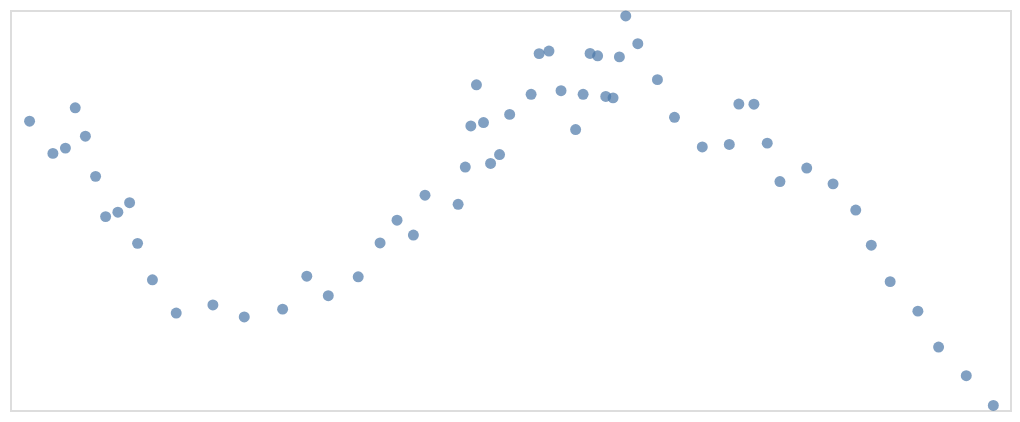

The cell this chart's notebook holds for it:
### Code cell
alt.Chart(get_plot_df(df_2, 10, "data") ).mark_point(filled=True).encode(
        x=alt.X("x", axis=None),
        y=alt.Y("y", axis=None).scale(domain=[0, 1])
    ).properties(
        width=500,
        height=200
    )

### Figure 1 — Vega-Lite specification as saved in the notebook (floating-point values rounded to 4 significant figures)
{"config": {"view": {"continuousWidth": 300, "continuousHeight": 300}}, "data": {"name": "data-398628b140a3e0ff676a85994136e600"}, "mark": {"type": "point", "filled": true}, "encoding": {"x": {"axis": null, "field": "x", "type": "quantitative"}, "y": {"axis": null, "field": "y", "scale": {"domain": [0, 1]}, "type": "quantitative"}}, "height": 200, "width": 500, "$schema": "https://vega.github.io/schema/vega-lite/v6.1.0.json", "datasets": {"data-398628b140a3e0ff676a85994136e600": [{"x": 2.348, "y": 0.722}, {"x": 5.148, "y": 0.6415}, {"x": 6.652, "y": 0.6547}, {"x": 7.827, "y": 0.7554}, {"x": 9.048, "y": 0.6846}, {"x": 10.27, "y": 0.5841}, {"x": 11.47, "y": 0.4835}, {"x": 12.94, "y": 0.4944}, {"x": 14.35, "y": 0.5183}, {"x": 15.31, "y": 0.4166}, {"x": 17.09, "y": 0.3256}, {"x": 19.95, "y": 0.2423}, {"x": 24.35, "y": 0.2626}, {"x": 28.11, "y": 0.2325}, {"x": 32.71, "y": 0.2521}, {"x": 35.62, "y": 0.3345}, {"x": 38.19, "y": 0.2858}, {"x": 41.79, "y": 0.3331}, {"x": 44.41, "y": 0.4175}, {"x": 46.44, "y": 0.4744}, {"x": 48.41, "y": 0.4374}, {"x": 49.8, "y": 0.5369}, {"x": 53.77, "y": 0.5141}, {"x": 54.63, "y": 0.6075}, {"x": 55.3, "y": 0.7102}, {"x": 55.97, "y": 0.8129}, {"x": 56.82, "y": 0.7185}, {"x": 57.67, "y": 0.6164}, {"x": 58.74, "y": 0.6385}, {"x": 59.96, "y": 0.7391}, {"x": 62.53, "y": 0.7893}, {"x": 63.49, "y": 0.891}, {"x": 64.68, "y": 0.8974}, {"x": 66.12, "y": 0.7983}, {"x": 67.87, "y": 0.7012}, {"x": 68.77, "y": 0.7892}, {"x": 69.61, "y": 0.8914}, {"x": 70.52, "y": 0.8855}, {"x": 71.49, "y": 0.7839}, {"x": 72.37, "y": 0.7803}, {"x": 73.13, "y": 0.8828}, {"x": 73.89, "y": 0.9852}, {"x": 75.34, "y": 0.9158}, {"x": 77.69, "y": 0.8259}, {"x": 79.74, "y": 0.7317}, {"x": 83.07, "y": 0.6576}, {"x": 86.32, "y": 0.6639}, {"x": 87.46, "y": 0.7648}, {"x": 89.27, "y": 0.7646}, {"x": 90.87, "y": 0.6671}, {"x": 92.39, "y": 0.571}, {"x": 95.61, "y": 0.6048}, {"x": 98.77, "y": 0.5653}, {"x": 101.5, "y": 0.4998}, {"x": 103.4, "y": 0.412}, {"x": 105.6, "y": 0.3209}, {"x": 108.9, "y": 0.2471}, {"x": 111.4, "y": 0.1573}, {"x": 114.8, "y": 0.0858}, {"x": 118.0, "y": 0.01127}]}}
